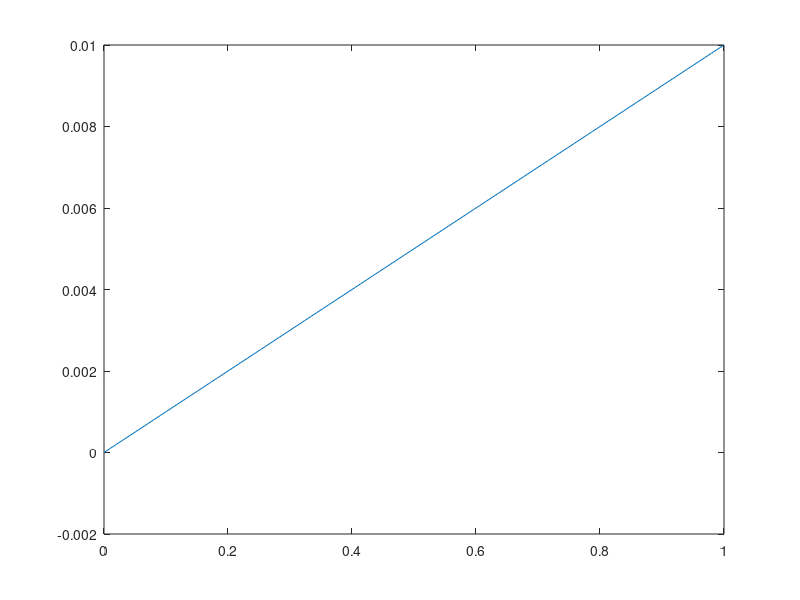
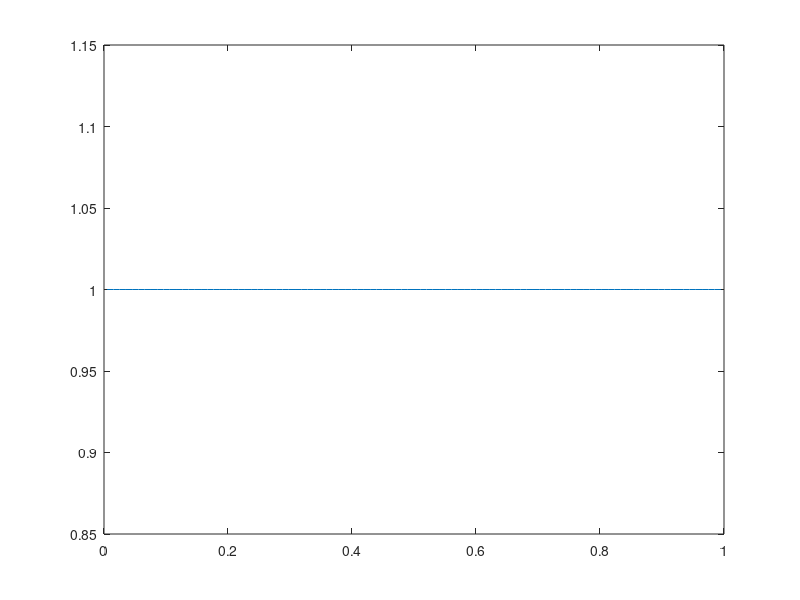
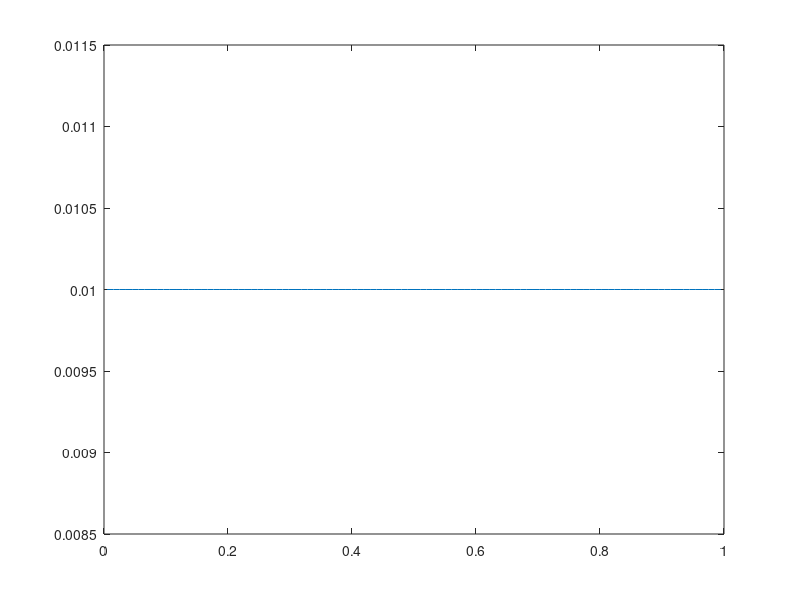

These charts were generated, in order, by the following MATLAB code:
clear all

x = linspace(0, 1,100);
nNodes = length(x);


K = sparse(nNodes, nNodes);

E = 100;

for i = 1:nNodes-1
    h = x(i+1)-x(i);
    B = [-1/h, 1/h];
    K(i:i+1,i:i+1) = K(i:i+1,i:i+1) - B'*E*B*h;
end

K(1,:) = 0; K(1,1) = 1;
f = sparse(nNodes,1);
f(end) = 1;

u = -K\f;

figure(1)
plot(x, u);



for i = 1:nNodes-1
    xPG(i) = mean(x(i:i+1));
    Stress(i) = E*B*u(i:i+1);
    Strain(i) = B*u(i:i+1);
end

figure(2)
plot(xPG, Stress);


figure(3)
plot(xPG, Strain);